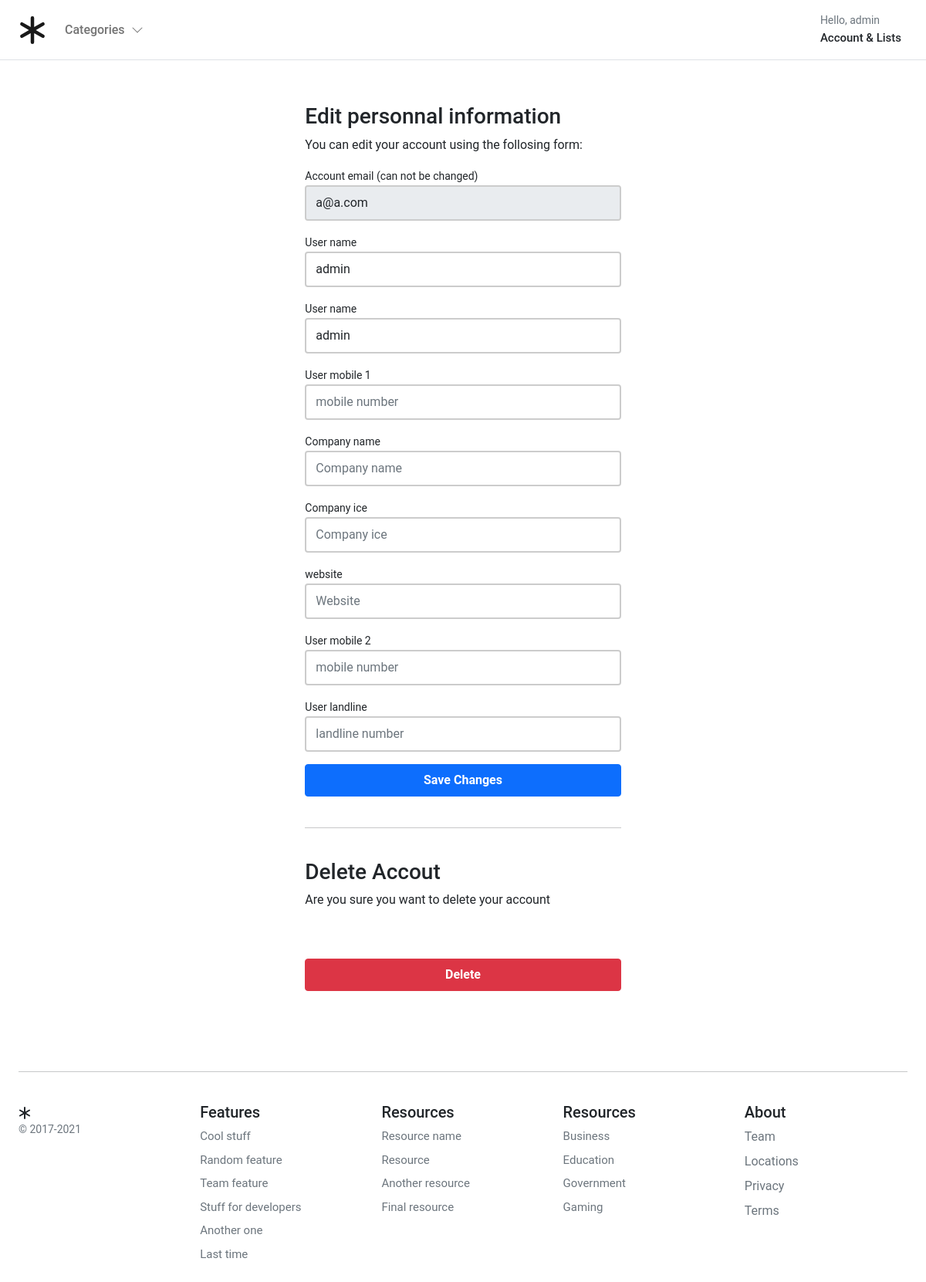
The app's page /account/profile/edit/ (signed in) with its own data.
### account/models.py (models this page shows, shortened)
class User(AbstractBaseUser, PermissionsMixin):
    class TypeOfContract(models.TextChoices):
        PERMANENT = "Per.", _("Permanent")
        TEMPORAIRE = "Tem.", _("Temporaire")
    class UserTypes(models.TextChoices):
        CUSTOMER = "cu", _("Customer")
        ADMINISTRATION = "ad", _("Administration")
        Driver = "dr", _("Driver")
    user_type = models.CharField(max_length=2, choices=UserTypes.choices)
    email = models.EmailField(_("Email Address"), unique=True)
    first_name = models.CharField(_("First Name"), max_length=150, unique=True)
    last_name = models.CharField(_("Last Name"), max_length=150, unique=True)
    mobile = models.CharField(_("Mobile Number"), max_length=150, blank=True)
    is_active = models.BooleanField(_("Is Active"), default=False)
    is_staff = models.BooleanField(_("Is Staff"), default=False)
    created_at = models.DateTimeField(_("Created at"), auto_now_add=True, editable=False)
    updated_at = models.DateTimeField(_("Updated at"), auto_now=True)
    registration_number = models.PositiveSmallIntegerField(_("Driver Registration Number"), null=True, blank=True)
    cni = models.CharField(_("National Identity Code"), max_length=8, null=True, blank=True)
    picture = models.ImageField(
        verbose_name=_("Driver Pic"),
        help_text=_("Driver Identity Picture"),
        upload_to="images/driver/",
        null=True,
        blank=True,
    )
    birth_date = models.DateField(_("Date Birth of the Driver"), null=True, blank=True)
    birth_city = models.CharField(_("Birth City of the Driver"), max_length=150, null=True, blank=True)
    cnss_registration_number = models.PositiveIntegerField(_("CNSS Registration Number"), null=True, blank=True)
    recruitment_date = models.DateField(auto_now=False, auto_now_add=False, blank=True, null=True)
    Contract_type = models.CharField(
        max_length=4, choices=TypeOfContract.choices, default=TypeOfContract.PERMANENT, blank=True
    )
    city_id = models.ForeignKey("City", blank=True, null=True, on_delete=models.SET_NULL)
    rib_bank = models.PositiveIntegerField(_("RIB of the Driver Bank"), null=True, blank=True)
    bank_address = models.CharField(blank=True, null=True, max_length=100)
    bank_id = models.ForeignKey("Bank", blank=True, null=True, on_delete=models.SET_NULL)
    driving_licence = models.ImageField(
        verbose_name=_("Driver Licence"),
        help_text=_("Driver Licence Picture"),
        upload_to="images/driver_licence/",
        blank=True,
        null=True,
    )
    driver_licence_expiration_date = models.DateField(_("Expiration Date for Driver Licence"), null=True, blank=True)
    glasses = models.BooleanField(_("if the Driver use Glasses"), default=False)
    glasses_certificat = models.ImageField(
        verbose_name=_("Driver Glasse Certificate"),
        help_text=_("Driver Glasses Certificat Picture"),
        upload_to="images/driver_glasse_certificate/",
        null=True,
        blank=True,
    )
    company_name = models.CharField(_("Company Name"), max_length=150, null=True, blank=True)
    ice = models.PositiveIntegerField(_("ICE of the Company"), unique=True, null=True, blank=True)
    website = models.CharField(_("Company website"), max_length=150, null=True, unique=True, blank=True)
    mobile_2 = models.CharField(_("Mobile Number"), max_length=150, null=True, blank=True)
    landline = models.CharField(_("Landline Number"), max_length=150, null=True, blank=True)
    objects = UserAccountManager()
    USERNAME_FIELD = "email"
    REQUIRED_FIELDS = ["first_name", "last_name"]
    class Meta:
        verbose_name = "Account"
        verbose_name_plural = "Accounts"

### account/views.py (the view)
# urls.py: path("profile/edit/", views.edit_details, name="edit_details"),
@login_required
def edit_details(request):
    if request.method == "POST":
        user_form = UserEditForm(instance=request.user, data=request.POST)
        if user_form.is_valid():
            user_form.save()
    else:
        user_form = UserEditForm(instance=request.user)
    return render(request, "account/dashboard/edit_details.html", {"user_form": user_form})

### templates/account/dashboard/edit_details.html (shortened to what this page needs)
{% extends '../sub_base.html' %}
{% block sub_content %}
<div class="col-8 mx-auto">
    <form action="." class="account-form px-4 pt-4" method="post" enctype="multipart/form-data">
        <h3 class="mb-2 font-weight-bold">Edit personnal information</h3>
        {% if user_form.is_valid %}
        <div class="alert alert-primary" role="alert">
            <Details>Details successfully updated!</Details>
        </div>
        <p class="small text-center pt-0">
            <a href="{% url "account:dashboard" %}"> Back to your Dashboard</a>
        </p>
        {% else %}
        <p> You can edit your account using the follosing form:</p>
        {% endif %}
        <label class="small font-weight-bold"> {{user_form.email.label}}</label>
        {{ user_form.email }}
        <label class="small font-weight-bold">{{ user_form.first_name.label}}</label>
        {{ user_form.first_name }}
        <label class="small font-weight-bold">{{ user_form.last_name.label}}</label>
        {{ user_form.last_name }}
        <label class="small font-weight-bold">{{ user_form.mobile.label}}</label>
        {{ user_form.mobile }}
        <label class="small font-weight-bold">{{ user_form.company_name.label}}</label>
        {{ user_form.company_name }}
        <label class="small font-weight-bold">{{ user_form.ice.label}}</label>
        {{ user_form.ice }}
        <label class="small font-weight-bold">{{ user_form.website.label}}</label>
        {{ user_form.website }}
        <label class="small font-weight-bold">{{ user_form.mobile_2.label}}</label>
        {{ user_form.mobile_2 }}
        <label class="small font-weight-bold">{{ user_form.landline.label}}</label>
        {{ user_form.landline }}
        <button class="btn btn-primary btn-block py-2 mb-4 mt 5 fw-bold w-100" type="submit" value="Save changes">Save
            Changes</button>
        <hr class="mb-3">
    </form>
    <form action="{% url 'account:delete_user' %}" class="account-form px-4" method="post">
        <p class="h3 pt-4 font-weigh-bold">Delete Accout</p>
        <p>Are you sure you want to delete your account</p>
        <button role="button" class="btn btn-danger btn-block py-2 mb-4 mt-5 fw-bold w-100"
            type="submit">Delete</button>
    </form>
</div>
{% endblock sub_content %}

### templates/base.html (shortened to what this page needs)
{% load static %}
<!DOCTYPE html>
<html>
<head>
    <link href="https://cdn.jsdelivr.net/npm/bootstrap@5.0.0-beta1/dist/css/bootstrap.min.css" rel="stylesheet"
>
    <link rel="stylesheet" href="{% static 'core/css/base.css' %}">
    <link rel="stylesheet" href="{% block stylesheet %}{% endblock stylesheet %}">
</head>
<body>
    <header class="pb-3">
        <nav class="navbar navbar-expand-md navbar-light bg-white border-bottom">
            <div class="container-fluid px-md-4">
                <div class="d-flex w-100 navbar-collapse">
                    <a class="navbar-brand d-flex-inline" href="/">
                    </a>
                    <ul class="navbar-nav me-auto mb-2 mb-md-0">
                        <li class="nav-item dropdown">
                            <a class="nav-link dropdown-toggle d-none d-md-block fw500" href="#" id="navbarDropdown"
                                role="button" data-bs-toggle="dropdown" aria-expanded="false">
                                Categories
                                <i class="ps-1"><svg xmlns="http://www.w3.org/2000/svg" width="16" height="16"
                                        fill="currentColor" class="bi bi-chevron-down" viewBox="0 0 16 16">
                                        <path fill-rule="evenodd"
                                            d="M1.646 4.646a.5.5 0 0 1 .708 0L8 10.293l5.646-5.647a.5.5 0 0 1 .708.708l-6 6a.5.5 0 0 1-.708 0l-6-6a.5.5 0 0 1 0-.708z" />
                                    </svg></i>
                            </a>
                        </li>
                    </ul>
                    <div>
                        <div class="collapse navbar-collapse" id="navbarSupportedContent2">
                            <ul class="navbar-nav me-auto mb-2 mb-lg-0">
                                <li class="nav-item dropdown">
                                    <a class="nav-link dropdown-toggle text-reset" href="#" id="navbarDropdown"
                                        role="button" data-bs-toggle="dropdown" aria-expanded="false">
                                        <div class="small text-muted">Hello,
                                            {% if user.is_authenticated %}
                                            {{ request.user.first_name }}
                                            {% else %}
                                            Login
                                            {% endif %}
                                        </div>
                                        <span class="fs15 fw500">Account &amp; Lists
                                        </span>
                                    </a>
                                </li>
                            </ul>
                        </div>
                    </div>
                </div>
            </div>
        </nav>
    </header>
    <main>
        <div id="content">
            {% block content %}{% endblock %}
    </main>
    <footer class="container py-5 footer">
        <hr>
        <div class="row pt-4">
            <div class="col-12 col-md">
                <small class="d-block mb-3 text-muted">&copy; 2017-2021</small>
            </div>
            <div class="col-6 col-md fs15">
                <h5>Features</h5>
                <ul class="list-unstyled">
                    <li><a class="link-secondary text-decoration-none" href="#">Cool stuff</a></li>
                    <li><a class="link-secondary text-decoration-none" href="#">Random feature</a></li>
                    <li><a class="link-secondary text-decoration-none" href="#">Team feature</a></li>
                    <li><a class="link-secondary text-decoration-none" href="#">Stuff for developers</a></li>
                    <li><a class="link-secondary text-decoration-none" href="#">Another one</a></li>
                    <li><a class="link-secondary text-decoration-none" href="#">Last time</a></li>
                </ul>
            </div>
            <div class="col-6 col-md fs15">
                <h5>Resources</h5>
                <ul class="list-unstyled">
                    <li><a class="link-secondary text-decoration-none" href="#">Resource name</a></li>
                    <li><a class="link-secondary text-decoration-none" href="#">Resource</a></li>
                    <li><a class="link-secondary text-decoration-none" href="#">Another resource</a></li>
                    <li><a class="link-secondary text-decoration-none" href="#">Final resource</a></li>
                </ul>
            </div>
            <div class="col-6 col-md fs15">
                <h5>Resources</h5>
                <ul class="list-unstyled">
                    <li><a class="link-secondary text-decoration-none" href="#">Business</a></li>
                    <li><a class="link-secondary text-decoration-none" href="#">Education</a></li>
                    <li><a class="link-secondary text-decoration-none" href="#">Government</a></li>
                    <li><a class="link-secondary text-decoration-none" href="#">Gaming</a></li>
                </ul>
            </div>
            <div class="col-6 col-md">
                <h5>About</h5>
                <ul class="list-unstyled">
                    <li><a class="link-secondary text-decoration-none" href="#">Team</a></li>
                    <li><a class="link-secondary text-decoration-none" href="#">Locations</a></li>
                    <li><a class="link-secondary text-decoration-none" href="#">Privacy</a></li>
                    <li><a class="link-secondary text-decoration-none" href="#">Terms</a></li>
                </ul>
            </div>
        </div>
    </footer>
</body>
</html>

### static/core/css/base.css (style rules this page uses)
@media (min-width: 1000px) { .container { max-width: 1000px; } }
@media (max-width: 1200px) { .container { max-width: 100%; padding:0 24px; } }
.dropdown-toggle::after { display: none; }
html, body, p, div { letter-spacing: -0.02px; font-family: 'Roboto', sans-serif; }
.fs15 { font-size: 0.9375rem; }
.fw500 { font-weight: 500; }
.footer > div > div > ul > li { padding-bottom:8px; }

### static/account/css/account.css (style rules this page uses)
.container-fluid { max-width: 100%; }
.account-form input { border: 2px solid #ccc; height: calc(2em + .75rem + 2px); }
body { margin-bottom: 0px; }

### records on screen
User: user.first_name "admin", email "a@a.com", first_name "admin", last_name "admin"

### other values on screen
{{ user_form.email.label }} "Account email (can not be changed)"
{{ user_form.first_name.label }} "User name"
{{ user_form.last_name.label }} "User name"
{{ user_form.mobile.label }} "User mobile 1"
{{ user_form.company_name.label }} "Company name"
{{ user_form.ice.label }} "Company ice"
{{ user_form.website.label }} "website"
{{ user_form.mobile_2.label }} "User mobile 2"
{{ user_form.landline.label }} "User landline"
